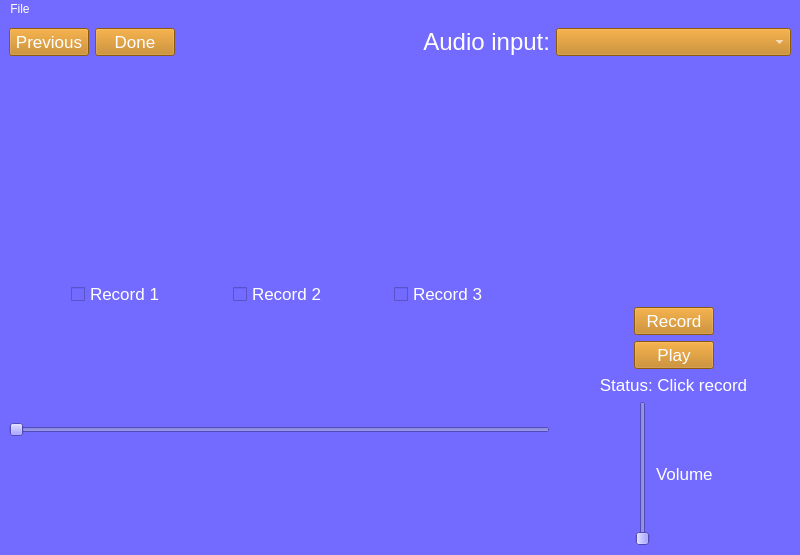
<?xml version="1.0" encoding="UTF-8"?>
<ui version="4.0">
 <class>VoiceWindow</class>
 <widget class="QMainWindow" name="VoiceWindow">
  <property name="geometry">
   <rect>
    <x>0</x>
    <y>0</y>
    <width>800</width>
    <height>555</height>
   </rect>
  </property>
  <property name="windowTitle">
   <string>MainWindow</string>
  </property>
  <property name="styleSheet">
   <string notr="true">color: rgb(255, 255, 255);
background-color: rgb(115, 106, 255);
selection-background-color: rgb(196, 160, 0);
selection-color: rgb(252, 233, 79);</string>
  </property>
  <widget class="QWidget" name="centralwidget">
   <layout class="QGridLayout" name="gridLayout_2">
    <item row="0" column="2">
     <spacer name="horizontalSpacer_7">
      <property name="orientation">
       <enum>Qt::Horizontal</enum>
      </property>
      <property name="sizeHint" stdset="0">
       <size>
        <width>40</width>
        <height>20</height>
       </size>
      </property>
     </spacer>
    </item>
    <item row="0" column="1">
     <widget class="QPushButton" name="done_bt">
      <property name="font">
       <font>
        <pointsize>13</pointsize>
       </font>
      </property>
      <property name="styleSheet">
       <string notr="true">color: rgb(255, 255, 255);
background-color: rgb(193, 125, 17);
selection-background-color: rgb(233, 185, 110);</string>
      </property>
      <property name="text">
       <string>Done</string>
      </property>
     </widget>
    </item>
    <item row="0" column="3">
     <widget class="QLabel" name="audioinput_lb">
      <property name="font">
       <font>
        <pointsize>18</pointsize>
       </font>
      </property>
      <property name="text">
       <string>Audio input:</string>
      </property>
      <property name="alignment">
       <set>Qt::AlignRight|Qt::AlignTrailing|Qt::AlignVCenter</set>
      </property>
     </widget>
    </item>
    <item row="2" column="4">
     <layout class="QGridLayout" name="gridLayout">
      <item row="0" column="0">
       <layout class="QHBoxLayout" name="horizontalLayout_4">
        <item>
         <spacer name="horizontalSpacer_5">
          <property name="orientation">
           <enum>Qt::Horizontal</enum>
          </property>
          <property name="sizeHint" stdset="0">
           <size>
            <width>40</width>
            <height>20</height>
           </size>
          </property>
         </spacer>
        </item>
        <item>
         <widget class="QPushButton" name="record_bt">
          <property name="font">
           <font>
            <pointsize>13</pointsize>
           </font>
          </property>
          <property name="styleSheet">
           <string notr="true">color: rgb(255, 255, 255);
background-color: rgb(193, 125, 17);
selection-background-color: rgb(233, 185, 110);
</string>
          </property>
          <property name="text">
           <string>Record</string>
          </property>
         </widget>
        </item>
        <item>
         <spacer name="horizontalSpacer_6">
          <property name="orientation">
           <enum>Qt::Horizontal</enum>
          </property>
          <property name="sizeHint" stdset="0">
           <size>
            <width>40</width>
            <height>20</height>
           </size>
          </property>
         </spacer>
        </item>
       </layout>
      </item>
      <item row="2" column="0">
       <widget class="QLabel" name="status_lb">
        <property name="font">
         <font>
          <pointsize>13</pointsize>
         </font>
        </property>
        <property name="text">
         <string>Status: Click record</string>
        </property>
        <property name="alignment">
         <set>Qt::AlignCenter</set>
        </property>
       </widget>
      </item>
      <item row="3" column="0">
       <layout class="QHBoxLayout" name="horizontalLayout_2">
        <item>
         <spacer name="horizontalSpacer">
          <property name="orientation">
           <enum>Qt::Horizontal</enum>
          </property>
          <property name="sizeHint" stdset="0">
           <size>
            <width>40</width>
            <height>20</height>
           </size>
          </property>
         </spacer>
        </item>
        <item>
         <widget class="QSlider" name="volume_sl">
          <property name="orientation">
           <enum>Qt::Vertical</enum>
          </property>
         </widget>
        </item>
        <item>
         <widget class="QLabel" name="volume_lb">
          <property name="font">
           <font>
            <pointsize>13</pointsize>
           </font>
          </property>
          <property name="text">
           <string>Volume</string>
          </property>
         </widget>
        </item>
        <item>
         <spacer name="horizontalSpacer_2">
          <property name="orientation">
           <enum>Qt::Horizontal</enum>
          </property>
          <property name="sizeHint" stdset="0">
           <size>
            <width>40</width>
            <height>20</height>
           </size>
          </property>
         </spacer>
        </item>
       </layout>
      </item>
      <item row="1" column="0">
       <layout class="QHBoxLayout" name="horizontalLayout_3">
        <item>
         <spacer name="horizontalSpacer_3">
          <property name="orientation">
           <enum>Qt::Horizontal</enum>
          </property>
          <property name="sizeHint" stdset="0">
           <size>
            <width>40</width>
            <height>20</height>
           </size>
          </property>
         </spacer>
        </item>
        <item>
         <widget class="QPushButton" name="play_bt">
          <property name="font">
           <font>
            <pointsize>13</pointsize>
           </font>
          </property>
          <property name="styleSheet">
           <string notr="true">color: rgb(255, 255, 255);
background-color: rgb(193, 125, 17);
selection-background-color: rgb(233, 185, 110);</string>
          </property>
          <property name="text">
           <string>Play</string>
          </property>
         </widget>
        </item>
        <item>
         <spacer name="horizontalSpacer_4">
          <property name="orientation">
           <enum>Qt::Horizontal</enum>
          </property>
          <property name="sizeHint" stdset="0">
           <size>
            <width>40</width>
            <height>20</height>
           </size>
          </property>
         </spacer>
        </item>
       </layout>
      </item>
     </layout>
    </item>
    <item row="0" column="0">
     <widget class="QPushButton" name="previous_bt">
      <property name="font">
       <font>
        <pointsize>13</pointsize>
       </font>
      </property>
      <property name="styleSheet">
       <string notr="true">color: rgb(255, 255, 255);
selection-background-color: rgb(233, 185, 110);
background-color: rgb(193, 125, 17);</string>
      </property>
      <property name="text">
       <string>Previous</string>
      </property>
     </widget>
    </item>
    <item row="0" column="4">
     <widget class="QComboBox" name="DeviceBox">
      <property name="font">
       <font>
        <pointsize>13</pointsize>
       </font>
      </property>
      <property name="styleSheet">
       <string notr="true">color: rgb(255, 255, 255);
background-color: rgb(193, 125, 17);
selection-background-color: rgb(233, 185, 110);</string>
      </property>
     </widget>
    </item>
    <item row="1" column="4">
     <spacer name="verticalSpacer">
      <property name="orientation">
       <enum>Qt::Vertical</enum>
      </property>
      <property name="sizeHint" stdset="0">
       <size>
        <width>20</width>
        <height>40</height>
       </size>
      </property>
     </spacer>
    </item>
    <item row="1" column="0" rowspan="2" colspan="4">
     <layout class="QVBoxLayout" name="verticalLayout">
      <item>
       <spacer name="verticalSpacer_4">
        <property name="orientation">
         <enum>Qt::Vertical</enum>
        </property>
        <property name="sizeHint" stdset="0">
         <size>
          <width>20</width>
          <height>40</height>
         </size>
        </property>
       </spacer>
      </item>
      <item>
       <spacer name="verticalSpacer_5">
        <property name="orientation">
         <enum>Qt::Vertical</enum>
        </property>
        <property name="sizeHint" stdset="0">
         <size>
          <width>20</width>
          <height>40</height>
         </size>
        </property>
       </spacer>
      </item>
      <item>
       <layout class="QHBoxLayout" name="horizontalLayout">
        <item>
         <spacer name="horizontalSpacer_8">
          <property name="orientation">
           <enum>Qt::Horizontal</enum>
          </property>
          <property name="sizeHint" stdset="0">
           <size>
            <width>40</width>
            <height>20</height>
           </size>
          </property>
         </spacer>
        </item>
        <item>
         <widget class="QCheckBox" name="record1_cb">
          <property name="font">
           <font>
            <pointsize>13</pointsize>
           </font>
          </property>
          <property name="text">
           <string>Record 1</string>
          </property>
         </widget>
        </item>
        <item>
         <spacer name="horizontalSpacer_10">
          <property name="orientation">
           <enum>Qt::Horizontal</enum>
          </property>
          <property name="sizeHint" stdset="0">
           <size>
            <width>40</width>
            <height>20</height>
           </size>
          </property>
         </spacer>
        </item>
        <item>
         <widget class="QCheckBox" name="record2_cb">
          <property name="font">
           <font>
            <pointsize>13</pointsize>
           </font>
          </property>
          <property name="text">
           <string>Record 2</string>
          </property>
         </widget>
        </item>
        <item>
         <spacer name="horizontalSpacer_11">
          <property name="orientation">
           <enum>Qt::Horizontal</enum>
          </property>
          <property name="sizeHint" stdset="0">
           <size>
            <width>40</width>
            <height>20</height>
           </size>
          </property>
         </spacer>
        </item>
        <item>
         <widget class="QCheckBox" name="record3_cb">
          <property name="font">
           <font>
            <pointsize>13</pointsize>
           </font>
          </property>
          <property name="text">
           <string>Record 3</string>
          </property>
         </widget>
        </item>
        <item>
         <spacer name="horizontalSpacer_9">
          <property name="orientation">
           <enum>Qt::Horizontal</enum>
          </property>
          <property name="sizeHint" stdset="0">
           <size>
            <width>40</width>
            <height>20</height>
           </size>
          </property>
         </spacer>
        </item>
       </layout>
      </item>
      <item>
       <spacer name="verticalSpacer_3">
        <property name="orientation">
         <enum>Qt::Vertical</enum>
        </property>
        <property name="sizeHint" stdset="0">
         <size>
          <width>20</width>
          <height>40</height>
         </size>
        </property>
       </spacer>
      </item>
      <item>
       <widget class="QSlider" name="record_sl">
        <property name="font">
         <font>
          <pointsize>13</pointsize>
         </font>
        </property>
        <property name="styleSheet">
         <string notr="true">color: rgb(255, 255, 255);
</string>
        </property>
        <property name="orientation">
         <enum>Qt::Horizontal</enum>
        </property>
       </widget>
      </item>
      <item>
       <spacer name="verticalSpacer_2">
        <property name="orientation">
         <enum>Qt::Vertical</enum>
        </property>
        <property name="sizeHint" stdset="0">
         <size>
          <width>20</width>
          <height>40</height>
         </size>
        </property>
       </spacer>
      </item>
     </layout>
    </item>
   </layout>
  </widget>
  <widget class="QMenuBar" name="menubar">
   <property name="geometry">
    <rect>
     <x>0</x>
     <y>0</y>
     <width>800</width>
     <height>22</height>
    </rect>
   </property>
   <widget class="QMenu" name="menuFile">
    <property name="font">
     <font>
      <pointsize>13</pointsize>
     </font>
    </property>
    <property name="title">
     <string>File</string>
    </property>
    <addaction name="new_act"/>
    <addaction name="open_act"/>
    <addaction name="save_act"/>
    <addaction name="commit_act"/>
    <addaction name="exit_act"/>
   </widget>
   <addaction name="menuFile"/>
  </widget>
  <action name="new_act">
   <property name="text">
    <string>New</string>
   </property>
   <property name="font">
    <font>
     <pointsize>13</pointsize>
    </font>
   </property>
   <property name="shortcut">
    <string>Ctrl+N</string>
   </property>
  </action>
  <action name="open_act">
   <property name="text">
    <string>Open</string>
   </property>
   <property name="font">
    <font>
     <pointsize>13</pointsize>
    </font>
   </property>
   <property name="shortcut">
    <string>Ctrl+O</string>
   </property>
  </action>
  <action name="save_act">
   <property name="text">
    <string>Save</string>
   </property>
   <property name="font">
    <font>
     <pointsize>13</pointsize>
    </font>
   </property>
   <property name="shortcut">
    <string>Ctrl+S</string>
   </property>
  </action>
  <action name="commit_act">
   <property name="text">
    <string>Commit</string>
   </property>
   <property name="font">
    <font>
     <pointsize>13</pointsize>
    </font>
   </property>
   <property name="shortcut">
    <string>Ctrl+C</string>
   </property>
  </action>
  <action name="exit_act">
   <property name="text">
    <string>Exit</string>
   </property>
   <property name="font">
    <font>
     <pointsize>13</pointsize>
    </font>
   </property>
   <property name="shortcut">
    <string>Ctrl+Esc</string>
   </property>
  </action>
 </widget>
 <resources/>
 <connections/>
</ui>
